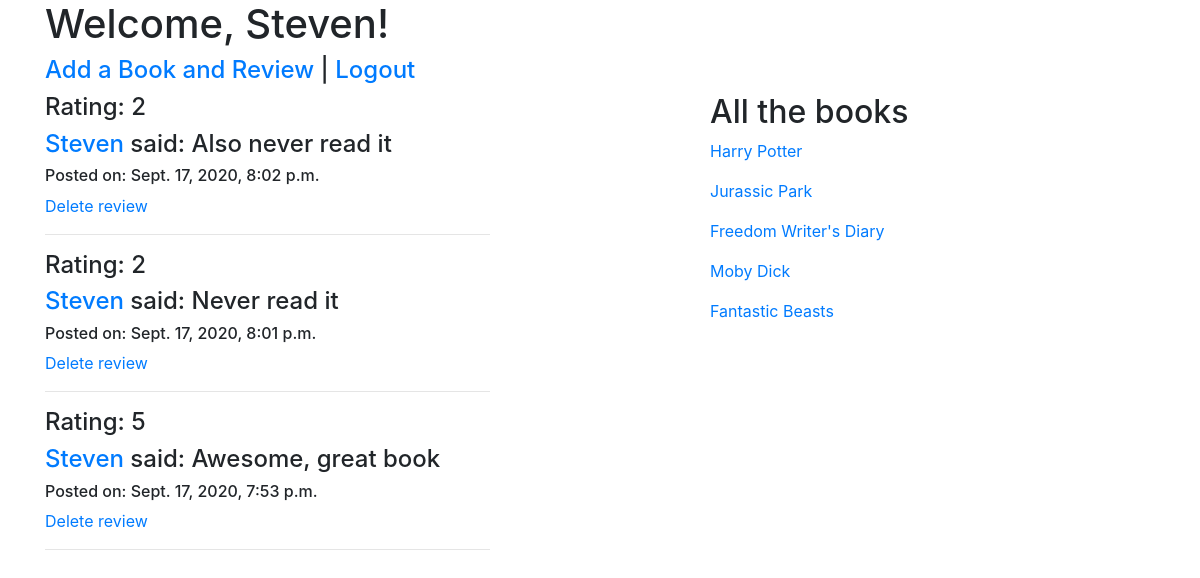
The app's page /books (signed in) with its own data.
### dojo_reads_app/models.py (models this page shows)
class User(models.Model):
    name = models.CharField(max_length=45)
    alias = models.CharField(max_length=45)
    email = models.CharField(max_length=255)
    password = models.CharField(max_length=255)
    created_at = models.DateTimeField(auto_now_add=True)
    updated_at = models.DateTimeField(auto_now=True)
    objects = UserManager()

class Review(models.Model):
    content = models.TextField()
    rating = models.IntegerField(validators=[MinValueValidator(1), MaxValueValidator(5)])
    created_at = models.DateTimeField(auto_now_add=True)
    updated_at = models.DateTimeField(auto_now=True)
    user = models.ForeignKey(User, related_name="reviews", on_delete=models.CASCADE)
    book = models.ForeignKey(Book, related_name="reviews", on_delete=models.CASCADE)

class Book(models.Model):
    title = models.CharField(max_length=45)
    author = models.CharField(max_length=45)
    created_at = models.DateTimeField(auto_now_add=True)
    updated_at = models.DateTimeField(auto_now=True)
    objects = BookManager()

### dojo_reads_app/views.py (the view)
# urls.py: path('books', views.books),
def books(request):
    if 'logged_in_user' not in request.session:
        return redirect("/")
    else:
        context = {
            'logged_in': User.objects.get(id=request.session['logged_in_user']),
            'allbooks': Book.objects.all(),
            'reviews': Review.objects.all().order_by("-created_at")[:3]
        }
        return render(request, "dashboard.html", context)

### dojo_reads_app/templates/dashboard.html (shortened to what this page needs)
<!DOCTYPE html>
<html lang="en">
<head>
    <link rel="stylesheet" href="https://stackpath.bootstrapcdn.com/bootstrap/4.5.2/css/bootstrap.min.css">
</head>
<body>
    <div class="container">
        <h1>Welcome, {{ logged_in.name }}!</h1>
        <h4 style="justify-content: right;"><a href="/books/add">Add a Book and Review</a> | <a href="/logout">Logout</a></h4>
        <div class="row">
            <div class="col-sm-5">
                {% for r in reviews %}
                <h4>Rating: {{r.rating}}</h4>
                <h4><a href="/users/{{b.user.id}}">{{r.user.alias}}</a> said: {{r.content}}</h4>
                <h6>Posted on: {{r.created_at}}</h6>
                {% if r.user.id == request.session.logged_in_user %}
                <a href="/deletereview/{{r.id}}">Delete review</a>
                {% endif %}
                <hr>
                {% endfor %}
            </div>
            <div class="col-sm-2"></div>
            <div class="col-sm-5">
                <h2>All the books</h2>
                {% for a in allbooks %}
                    <p><a href="/books/{{a.id}}">{{a.title}}</a></p>
                {% endfor %}
            </div>
        </div>
    </div>
</body>
</html>

### records on screen
User: name "Steven"
Review: rating "2", user.alias "Steven", content "Also never read it", created_at "Sept. 17, 2020, 8:02 p.m."
Review: rating "2", user.alias "Steven", content "Never read it", created_at "Sept. 17, 2020, 8:01 p.m."
Review: rating "5", user.alias "Steven", content "Awesome, great book", created_at "Sept. 17, 2020, 7:53 p.m."
Book: title "Harry Potter"
Book: title "Jurassic Park"
Book: title "Freedom Writer's Diary"
Book: title "Moby Dick"
Book: title "Fantastic Beasts"
